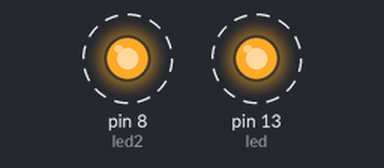
This sketch was run on a simulated Arduino Uno, built with avr-gcc and run on an emulated ATmega328P. Shown: output pins drawn as LEDs (lit = HIGH). Dashed ring = blinking.

Above: at 0.5 s.
Timing chart, 0 to 4.6 s (numbered marks = the images above):
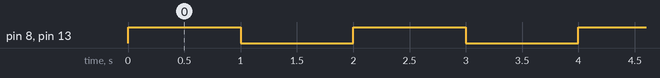

The sketch:

led2.ino
```cpp
int led=13;
int led2=8;

void setup() {
     pinMode(led,OUTPUT);
     pinMode(led2,OUTPUT);


}

void loop() {
   digitalWrite(led,HIGH);
    digitalWrite(led2,HIGH);
    delay(1000);
    digitalWrite(led,LOW);
    digitalWrite(led2,LOW);
    delay(1000);


}
```

Measured:
- by itself, pin 8 (led2), pin 13 (led): alternates HIGH for 1.0 s and LOW for 1.0 s
